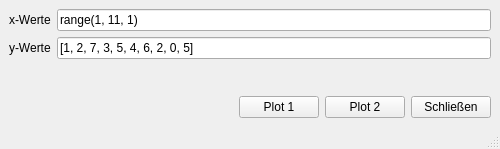
<?xml version="1.0" encoding="UTF-8"?>
<ui version="4.0">
 <class>MainWindow</class>
 <widget class="QMainWindow" name="MainWindow">
  <property name="geometry">
   <rect>
    <x>0</x>
    <y>0</y>
    <width>500</width>
    <height>149</height>
   </rect>
  </property>
  <property name="windowTitle">
   <string>Gui</string>
  </property>
  <widget class="QWidget" name="centralwidget">
   <layout class="QVBoxLayout" name="verticalLayout">
    <item>
     <layout class="QFormLayout" name="formLayout">
      <property name="fieldGrowthPolicy">
       <enum>QFormLayout::AllNonFixedFieldsGrow</enum>
      </property>
      <item row="0" column="0">
       <widget class="QLabel" name="label">
        <property name="text">
         <string>x-Werte</string>
        </property>
       </widget>
      </item>
      <item row="0" column="1">
       <widget class="QLineEdit" name="edit_x">
        <property name="text">
         <string>range(1, 11, 1)</string>
        </property>
       </widget>
      </item>
      <item row="1" column="0">
       <widget class="QLabel" name="label_2">
        <property name="text">
         <string>y-Werte</string>
        </property>
       </widget>
      </item>
      <item row="1" column="1">
       <widget class="QLineEdit" name="edit_y">
        <property name="text">
         <string>[1, 2, 7, 3, 5, 4, 6, 2, 0, 5]</string>
        </property>
       </widget>
      </item>
     </layout>
    </item>
    <item>
     <spacer name="verticalSpacer">
      <property name="orientation">
       <enum>Qt::Vertical</enum>
      </property>
      <property name="sizeHint" stdset="0">
       <size>
        <width>20</width>
        <height>275</height>
       </size>
      </property>
     </spacer>
    </item>
    <item>
     <layout class="QHBoxLayout" name="horizontalLayout">
      <item>
       <spacer name="horizontalSpacer">
        <property name="orientation">
         <enum>Qt::Horizontal</enum>
        </property>
        <property name="sizeHint" stdset="0">
         <size>
          <width>40</width>
          <height>20</height>
         </size>
        </property>
       </spacer>
      </item>
      <item>
       <widget class="QPushButton" name="pb_Plot_1">
        <property name="text">
         <string>Plot 1</string>
        </property>
       </widget>
      </item>
      <item>
       <widget class="QPushButton" name="pb_Plot_2">
        <property name="text">
         <string>Plot 2</string>
        </property>
       </widget>
      </item>
      <item>
       <widget class="QPushButton" name="pb_Schliessen">
        <property name="text">
         <string>Schließen</string>
        </property>
       </widget>
      </item>
     </layout>
    </item>
   </layout>
  </widget>
  <widget class="QStatusBar" name="statusbar"/>
 </widget>
 <resources/>
 <connections>
  <connection>
   <sender>pb_Schliessen</sender>
   <signal>clicked()</signal>
   <receiver>MainWindow</receiver>
   <slot>close()</slot>
   <hints>
    <hint type="sourcelabel">
     <x>489</x>
     <y>90</y>
    </hint>
    <hint type="destinationlabel">
     <x>499</x>
     <y>146</y>
    </hint>
   </hints>
  </connection>
 </connections>
</ui>
